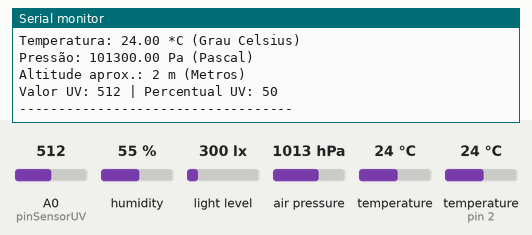
This sketch was run on a simulated Arduino Uno, built with avr-gcc and run on an emulated ATmega328P. Parts: the last lines printed to the serial monitor. Wiring (inferred from the names in the program): BH1750 light sensor at I2C address 0x23. Inputs (shaded band) come from the test bench; at power-on: humidity 55 %, light level 300 lx, A0 (pinSensorUV) = 512, air pressure 1013 hPa, temperature (sensor on pin 2) 24 °C, temperature 24 °C.

Above: at 1.2 s.
1.3 s: humidity set to 22 %
At 2.69 s:
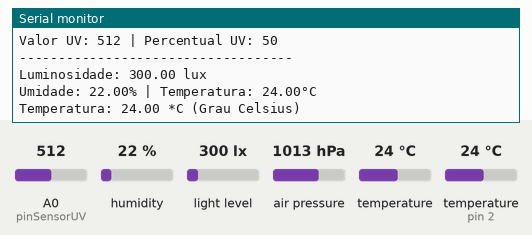
2.9 s: light level set to 40 lx
At 2.9 s:
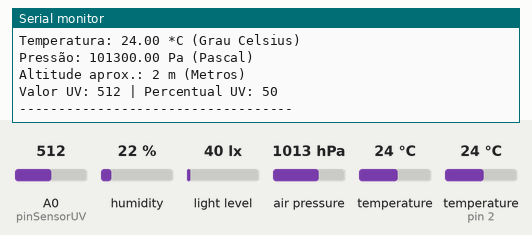
4.5 s: A0 (pinSensorUV) set to 716
At 5.9 s:
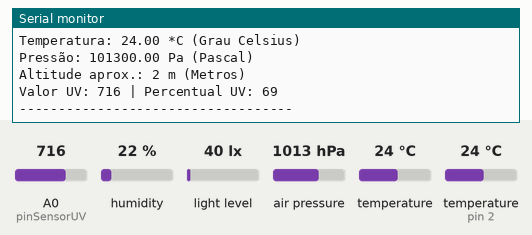
6.1 s: air pressure set to 952 hPa
At 7.47 s:
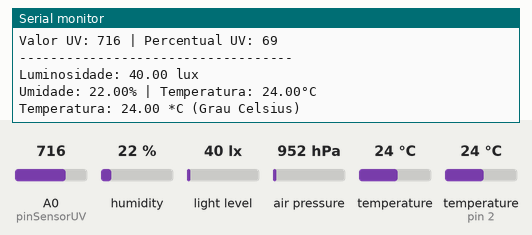
7.7 s: temperature (sensor on pin 2) set to 12 °C
At 7.7 s:
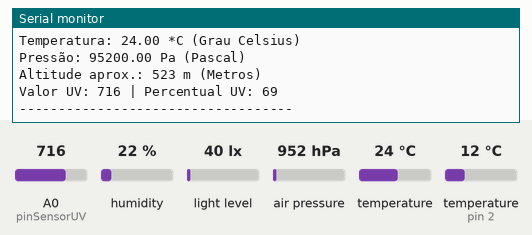
9.3 s: temperature (sensor 0) set to 12 °C
At 9.85 s:
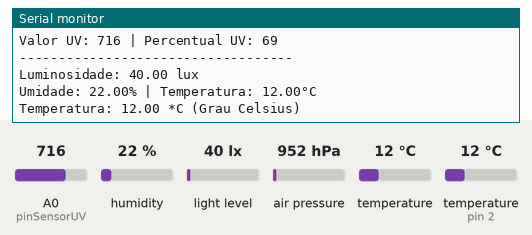

Measured:
- after the input at 1.3 s, the serial monitor: prints a new line after 1.3 s (image 1)
- after the input at 4.5 s, the serial monitor: prints a new line after 0.66 s (image 3)
- after the input at 9.3 s, the serial monitor: prints a new line after 0.53 s (image 6)

The sketch:

projeto_clima.ino
```cpp
#include <DHT.h>
#include <Wire.h>
#include <Adafruit_Sensor.h> //INCLUSÃO DE BIBLIOTECA
#include <Adafruit_BMP280.h> //INCLUSÃO DE BIBLIOTECA

#define BH1750_ADDR 0x23  // Endereço padrão do sensor BH1750 (GY-30)
#define DHTPIN 2     // Pino digital conectado ao sensor DHT22
#define DHTTYPE DHT22 // Definindo o tipo de sensor como DHT22

DHT dht(DHTPIN, DHTTYPE);
Adafruit_BMP280 bmp; //OBJETO DO TIPO Adafruit_BMP280 (I2C)

const int pinSensorUV = A0;  // Pino analógico ao qual o sensor UV está conectado

void setup() {
  Serial.begin(9600);
  Serial.println(F("Leitura do Sensor DHT22:"));
  Serial.println(F("Luminosidade com Sensor GY-30 (BH1750)"));
  Wire.begin();
  dht.begin();
  if(!bmp.begin(0x76)){ //SE O SENSOR NÃO FOR INICIALIZADO NO ENDEREÇO I2C 0x76, FAZ
    Serial.println(F("Sensor BMP280 não foi identificado! Verifique as conexões."));
    while(1); //SEMPRE ENTRE NO LOOP
  }
}

void loop() {
  float humidity = dht.readHumidity();     // Leia a umidade
  float temperature = dht.readTemperature(); // Leia a temperatura em Celsius
  float luminosidade = lerLuminosidade();

  int valorAnalogico = analogRead(pinSensorUV);  // Lê o valor analógico do sensor
  int percentualUV = map(valorAnalogico, 0, 1023, 0, 100);

  // GY-30 - deve ter o CI para pôr tudo certinho
  if (luminosidade >= 0) {
    Serial.print("Luminosidade: ");
    Serial.print(luminosidade);
    Serial.println(" lux");
  }

  if (isnan(humidity) || isnan(temperature)) {
    Serial.println(F("Erro ao ler do sensor DHT22!"));
    return;
  }

  // DTH22
  Serial.print(F("Umidade: "));
  Serial.print(humidity);
  Serial.print(F("% | Temperatura: "));
  Serial.print(temperature);
  Serial.println(F("°C"));

  Serial.print(F("Temperatura: "));
  Serial.print(bmp.readTemperature());
  Serial.println(" *C (Grau Celsius)");

  //BMP-280
  Serial.print(F("Pressão: "));
  Serial.print(bmp.readPressure());
  Serial.println(" Pa (Pascal)");

  Serial.print(F("Altitude aprox.: "));
  Serial.print(bmp.readAltitude(1013.25),0);
  Serial.println(" m (Metros)");

  //UV
  Serial.print("Valor UV: ");
  Serial.print(valorAnalogico);
  Serial.print(" | Percentual UV: ");
  Serial.println(percentualUV);

  Serial.println("-----------------------------------"); //IMPRIME UMA LINHA NO MONITOR SERIAL

  delay(2000); // Aguarde 5 segundos antes da próxima leitura
}

float lerLuminosidade() {
  Wire.beginTransmission(BH1750_ADDR);
  Wire.write(0x10); // Inicia medição com modo de alta resolução, tambem pode por  0x77
  Wire.endTransmission();

  delay(200); // Aguarde o sensor realizar a medição

  Wire.requestFrom(BH1750_ADDR, 2);

  if (Wire.available() >= 2) {
    uint16_t valor = Wire.read() << 8 | Wire.read();
    float luminosidade = valor / 1.2; // Converte o valor bruto para lux

    return luminosidade;
  } else {
    Serial.println("Erro ao ler o sensor BH1750");
    return -1.0; // Valor negativo indica erro
  }
}
```
